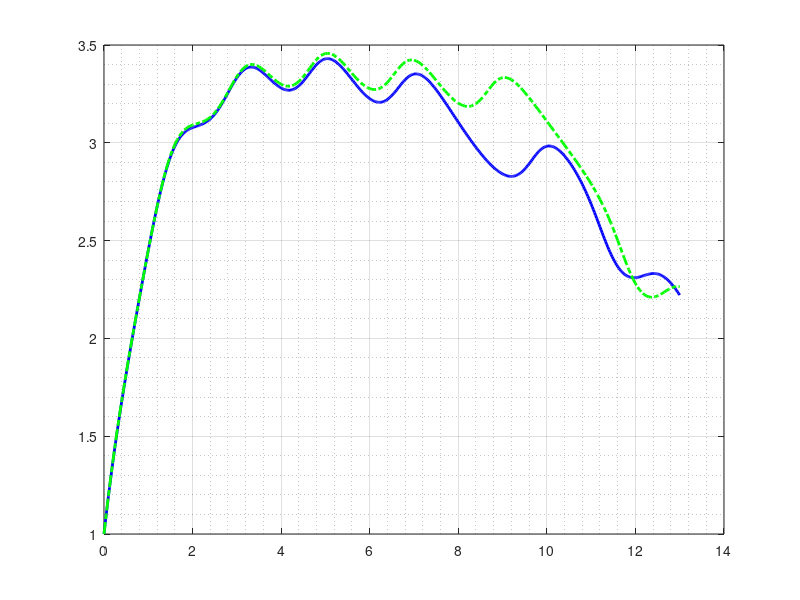

Reproduce this figure in MATLAB. (Note: this script raises an error after producing the figure.)
% Example5_2ndODE.m
%% EXAMPLE 5.  u"=-u'+sin(t*u) with ICs: u(0)=1 & u'(0)=2
% solved by Forward EULER  Method
clearvars; clc; close all
h1=0.025;            % Time step size
tmax=13;             % End of simulations
t0=0;                    % Start of simulations
t=t0:h1:tmax;       % Time space
steps=length(t);   % How many steps of evaluations
u(1,:)=[1 2];          % Initial Conditions
% NB: Size of the u(t) is two-dimensional 
% Direct method (direct expression)
for k=1:steps-1
    f1=[u(k,2), -u(k,2)+sin(t(k)*u(k,1))];
    u(k+1,:)=u(k,:)+f1*h1;
end
plot(t, u(:,1),'b-', 'linewidth', 2), grid minor
hold on
clearvars t u
h2=0.05;              % Time step size
t=t0:h2:tmax; 
steps=length(t);   
u(1,:)=[1 2];          % Initial Conditions
% Way # 2. Anonymous function (@)
F = @(t, u1, u2)([u2, -u2+sin(t*u1)]);
for k=1:steps-1
      u(k+1,:)=u(k,:)+F(t(k), u(k,1), u(k,2))*h2;
end
plot(t, u(:,1),'g-.', 'linewidth', 2), grid on
clearvars t u
h3=0.1;                   % Step size
t=t0:h3:tmax;          % Time space
steps = numel(t);    % Number of steps
u(1,:)=[1 2];             % Initial Conditions
% Way # 3. MatlabFunction
syms T u1 u2 
 F=[u2, -u2+sin(T*u1)];
 matlabFunction(F, 'file', 'F5');
for k=1:steps-1
    u(k+1,:)=u(k,:)+h3*feval(@F5, t(k), u(k,1), u(k,2));
end
plot(t, u(:,1),'r:', 'linewidth', 2), grid on
clearvars t u
h4=0.2;                   % Step size
t=t0:h4:tmax;           % Time space
steps = numel(t);     % Number of steps
u(1,:)=[1 2];              % Initial Conditions
% Way # 4. Function File: FuFu5.m
for k=1:steps-1
     u(k+1,:)=u(k,:)+h4*feval(@FuFu5, t(k), u(k,1), u(k,2));
end
plot(t, u(:,1),'k--', 'linewidth', 2), grid on
title('\it Numerical Solutions of: $$ \frac{d^2u}{dt^2}=sin(t*u)-\frac{du}{dt}, u_0 = 1, du_0 = 2 $$', 'interpreter', 'latex')
xlabel('\it t'), ylabel('\it Solution, u(t)')
xlim([0, 23])
legend('h = 0.025', 'h = 0.05', 'h = 0.1', 'h = 0.2', 'location', 'southeast')
axis tight
 function du = FuFu5(T, u1, u2)
du = [u2, -u2+sin(T*u1)];
end
